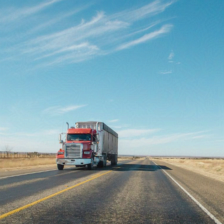
#> input picture Figure 4/experimental images/(a) original image X.png, 224 x 224 px, found by its file name
$ python 'Generate amplitude image.py'
#> lines starting #> are read from the running program, lines starting #| are printed output that depends on the picture
from PIL import Image
import numpy as np
import matplotlib.pyplot as plt
import math

pi = math.pi

# 高通滤波器，去掉低频，保留图像中的高频信息
def High_pass_filter(single_channel_matrix):
    single_channel_matrix_copy = single_channel_matrix.copy()
    f_transform = np.fft.fft2(single_channel_matrix_copy)
    f_shift = np.fft.fftshift(f_transform)

    rows, cols = single_channel_matrix_copy.shape
    crow, ccol = rows // 2, cols // 2
    radius = int(np.sqrt(224 * 224 * 0.01 / pi))
    mask = np.ones((rows, cols), dtype=np.uint8)
    y, x = np.ogrid[:rows, :cols]
    center_mask = (x - ccol) ** 2 + (y - crow) ** 2 <= radius ** 2
    mask[center_mask] = 0
    filtered_f_shift = f_shift * mask

    filtered_f = np.fft.ifftshift(filtered_f_shift)
    filtered_image = np.fft.ifft2(filtered_f)
    filtered_image = np.abs(filtered_image)
    return filtered_image


actual_image_absolute_path = "D:\pycharmBao\pythonProject2\Transferable_adversarial_samples_official\白盒攻击\\1654 Supplementary materials\Figure 3\(a) original image X.png"
image = Image.open(actual_image_absolute_path)
#> image is the input picture: PIL image 224x224 RGB; mean R, G, B 127.5, 161.1, 171.2
image = image.resize((224, 224))
actual_image = np.array(image)

# The R, G, B three channel matrix of the actual image
actual_image_channel_R = actual_image[:, :, 0]
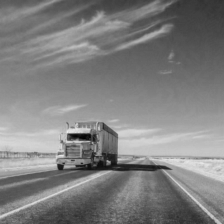
#> actual_image_channel_R: shape (224, 224); min 2, max 236, mean 127.5
actual_image_channel_R = actual_image_channel_R.astype(np.float64)
actual_image_channel_G = actual_image[:, :, 1]
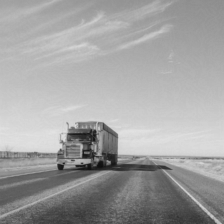
#> actual_image_channel_G: shape (224, 224); min 14, max 226, mean 161.1
actual_image_channel_G = actual_image_channel_G.astype(np.float64)
actual_image_channel_B = actual_image[:, :, 2]
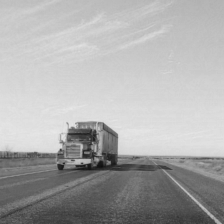
#> actual_image_channel_B: shape (224, 224); min 14, max 232, mean 171.2
actual_image_channel_B = actual_image_channel_B.astype(np.float64)

image_high_frequency_information_R = High_pass_filter(actual_image_channel_R)
#> in High_pass_filter, `filtered_image = np.abs(filtered_image)`:
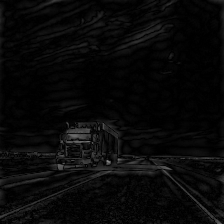
#> filtered_image: shape (224, 224) float64; min 2.02e-05, max 134.3, mean 9.2
image_high_frequency_information_G = High_pass_filter(actual_image_channel_G)
#> in High_pass_filter (call 2), `filtered_image = np.abs(filtered_image)`:
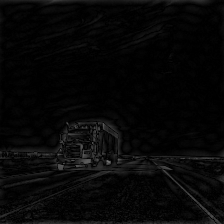
#> filtered_image: shape (224, 224) float64; min 7.52e-05, max 115.7, mean 7.7
image_high_frequency_information_B = High_pass_filter(actual_image_channel_B)
#> in High_pass_filter (call 3), `filtered_image = np.abs(filtered_image)`:
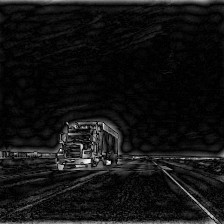
#> filtered_image: shape (224, 224) float64; min 6.18e-06, max 99.27, mean 7.6; drawn with min black and max white

# Combine three channels into an RGB image
image_rgb = image_high_frequency_information_R
# Convert data type to 8-bit unsigned integer
image_rgb = image_rgb.astype(np.uint8)
# Create PIL image object
image_pil = Image.fromarray(image_rgb)
image_pil.save("R_channel amplitude image.png")


# Combine three channels into an RGB image
image_rgb = image_high_frequency_information_G
# Convert data type to 8-bit unsigned integer
image_rgb = image_rgb.astype(np.uint8)
# Create PIL image object
image_pil = Image.fromarray(image_rgb)
image_pil.save("G_channel amplitude image.png")


# Combine three channels into an RGB image
image_rgb = image_high_frequency_information_B
# Convert data type to 8-bit unsigned integer
image_rgb = image_rgb.astype(np.uint8)
# Create PIL image object
image_pil = Image.fromarray(image_rgb)
image_pil.save("B_channel amplitude image.png")
